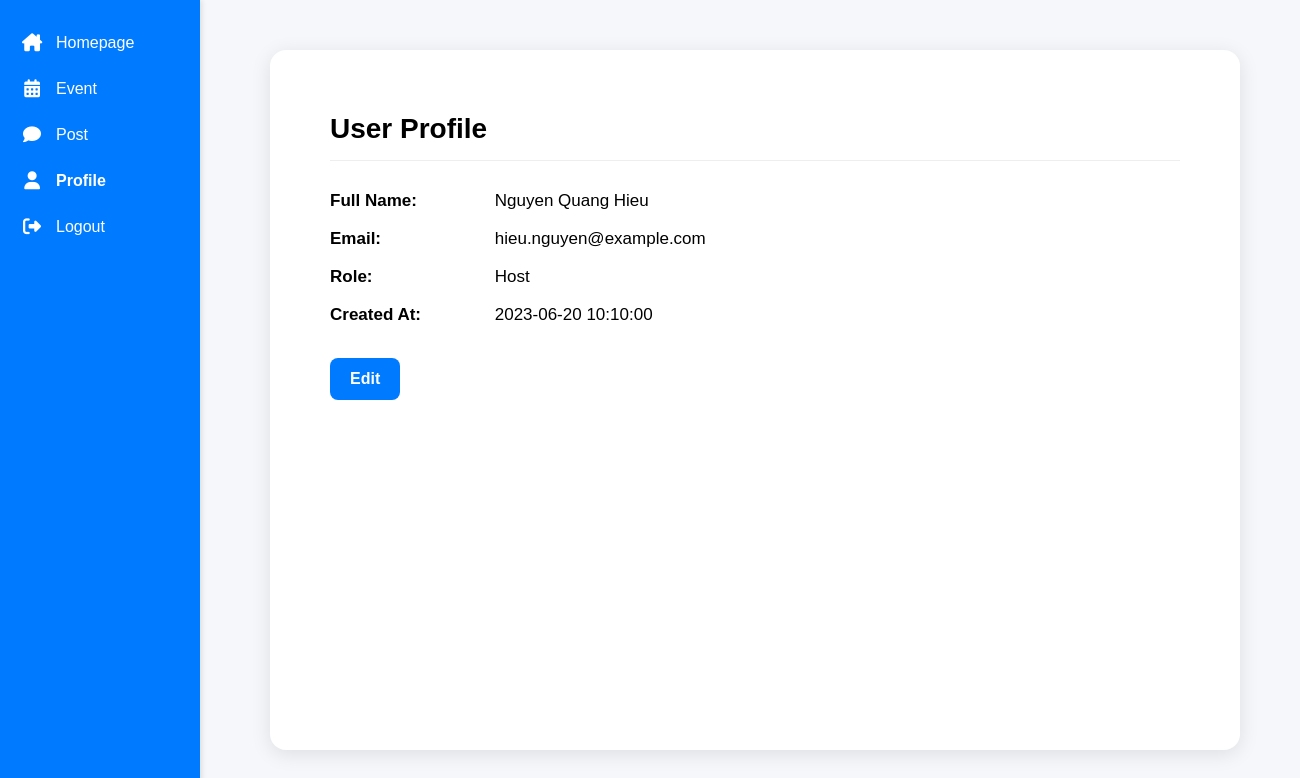
The app's page /event/user_profile.php (signed in) with its own data.
### tables this page shows
CREATE TABLE `regis` (
  `RegistrationID` int(11) NOT NULL,
  `UserID` int(11) NOT NULL,
  `EventID` int(11) NOT NULL,
  `RegistrationDate` datetime NOT NULL,
  `Role` enum('Host') NOT NULL
);

CREATE TABLE `user` (
  `UserID` int(11) NOT NULL,
  `FullName` varchar(255) NOT NULL,
  `Email` varchar(255) NOT NULL,
  `PhoneNumber` varchar(20) NOT NULL,
  `username` varchar(100) NOT NULL,
  `password` varchar(255) NOT NULL,
  `DateOfBirth` date NOT NULL,
  `ProfilePicture` varchar(255) DEFAULT NULL,
  `JoinDate` datetime NOT NULL
);

### event/user_profile.php (the view, shortened to what this page needs)
<?php
$dbhost = 'localhost';
    $dbuser = 'root';
    $dbpassword = '';
    $dbname = 'event';
    $conn = @mysqli_connect($dbhost, $dbuser, $dbpassword, $dbname)
        or die ('Failed to connect to db.');
$user_id = $_SESSION['user_id'];
$sql = "SELECT u.FullName, u.Email, u.JoinDate, r.Role
        FROM user u
        LEFT JOIN regis r ON u.UserID = r.UserID
        WHERE u.UserID = ?";
$stmt = $conn->prepare($sql);
$stmt->bind_param("i", $user_id);
$stmt->execute();
$result = $stmt->get_result();
$user = $result->fetch_assoc();
?>
<!DOCTYPE html>
<html>
<head>
  <link rel="stylesheet" href="styles.css">
  <link rel="stylesheet" href="https://cdnjs.cloudflare.com/ajax/libs/font-awesome/6.5.0/css/all.min.css">
</head>
<body>
<div class="sidebar">
  <a href="homepage.php"><i class="fa-solid fa-house-chimney"></i>Homepage</a>
  <a href="index.php"><i class="fa-solid fa-calendar-days"></i>Event</a>
  <a href="post.php"><i class="fa-solid fa-comment"></i>Post</a>
  <a href="user_profile.php"><i class="fa-solid fa-user"></i><strong>Profile</strong></a>
  <a href="logout.php"><i class="fa-solid fa-right-from-bracket"></i>Logout</a>
</div>
<div class="profile-container">
  <div class="profile-card">
    <h2>User Profile</h2>
    <p class="profile-item"><strong>Full Name:</strong> <?= htmlspecialchars($user['FullName']) ?></p>
    <p class="profile-item"><strong>Email:</strong> <?= htmlspecialchars($user['Email']) ?></p>
    <p class="profile-item"><strong>Role:</strong> <?= htmlspecialchars($user['Role']) ?></p>
    <p class="profile-item"><strong>Created At:</strong> <?= htmlspecialchars($user['JoinDate']) ?></p>
    <form action="edit_profile.php" method="get">
  <button type="submit" class="edit-btn">Edit</button>
    </form>
  </div>
</div>
</body>
</html>

### event/styles.css (style rules this page uses)
body { margin: 0; font-family: Arial, sans-serif; display: flex; background-color: #f5f7fa; min-height: 100vh; }
.sidebar { width: 200px; background-color: #007bff; height: 100vh; position: fixed; top: 0; left: 0; padding-top: 20px; box-shadow: 2px 0 5px rgba(0, 0, 0, 0.1); }
.sidebar a { display: flex; align-items: center; padding: 14px 20px; text-decoration: none; font-size: 16px; color: #ffffff; transition: background-color 0.3s ease; }
.sidebar a i { margin-right: 12px; font-size: 18px; width: 24px; text-align: center; }
form button { margin-top: 15px; background-color: #28a745; color: #fff; padding: 10px 16px; border: none; border-radius: 6px; cursor: pointer; }

### event/user_profile.php (style rules this page uses)
.profile-container { margin-left: 220px; padding: 50px; display: flex; justify-content: center; box-sizing: border-box; }
.profile-card { width: 850px; max-width: 1000px; background-color: white; border-radius: 16px; padding: 40px 60px; box-shadow: 0 4px 20px rgba(0,0,0,0.1); }
.profile-card h2 { font-size: 28px; margin-bottom: 30px; border-bottom: 1px solid #eee; padding-bottom: 15px; }
.profile-item { font-size: 17px; margin-bottom: 18px; }
.profile-item strong { display: inline-block; width: 160px; }
.edit-btn { background-color: #007bff; color: white; padding: 12px 20px; font-size: 16px; border: none; border-radius: 8px; font-weight: bold; cursor: pointer; }

### records on screen
regis: UserID.FullName "Nguyen Quang Hieu", UserID.Email "hieu.nguyen@example.com", Role "Host", UserID.JoinDate "2023-06-20 10:10:00"
